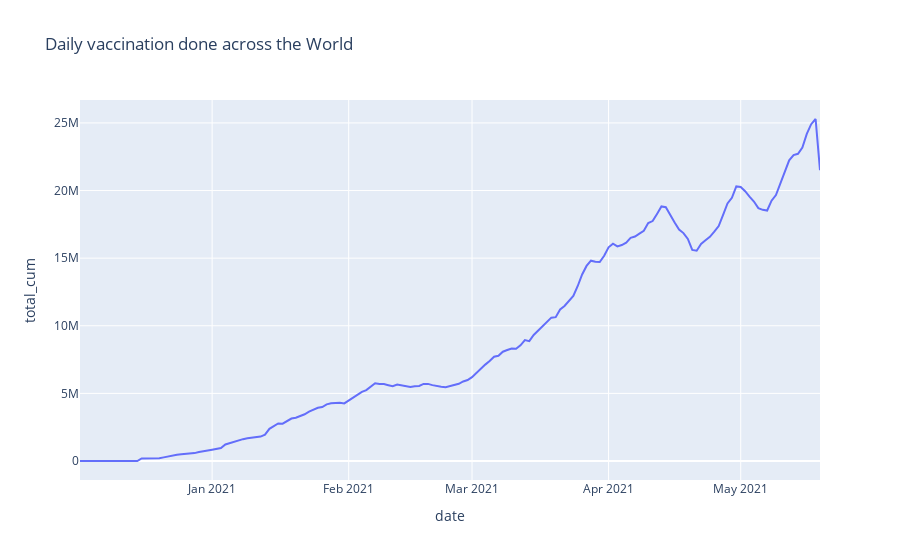

Notebook code for this chart:
### Markdown cell above
#### Daily vaccination done across the World

### Code cell
daily_vac=data[['date','daily_vaccinations']].sort_values('date',ascending=True)
daily_vac=daily_vac.groupby(['date'])["daily_vaccinations"].sum().reset_index()
daily_vac['total_cum']=daily_vac.groupby('date')['daily_vaccinations'].cumsum()
fig = px.line(daily_vac, x="date", y="total_cum", title='Daily vaccination done across the World')
fig.show()

### Figure 1 — Plotly figure (JSON) as saved in the notebook; plotly's stock layout.template omitted (floating-point values rounded to 4 significant figures; data arrays with more than 128 entries replaced by an {"elided": "..."} marker saying what was removed)
{"data": [{"hovertemplate": "date=%{x}<br>total_cum=%{y}<extra></extra>", "legendgroup": "", "line": {"color": "#636efa", "dash": "solid"}, "mode": "lines", "name": "", "orientation": "v", "showlegend": false, "type": "scatter", "x": {"elided": "169 str values"}, "xaxis": "x", "y": {"elided": "169 int values"}, "yaxis": "y"}], "layout": {"legend": {"tracegroupgap": 0}, "title": {"text": "Daily vaccination done across the World"}, "xaxis": {"anchor": "y", "domain": [0, 1], "title": {"text": "date"}, "type": "date", "range": ["2020-12-02", "2021-05-19"], "autorange": true}, "yaxis": {"anchor": "x", "domain": [0, 1], "title": {"text": "total_cum"}, "type": "linear", "range": [-1405000.0, 26690000.0], "autorange": true}, "autosize": true}}
